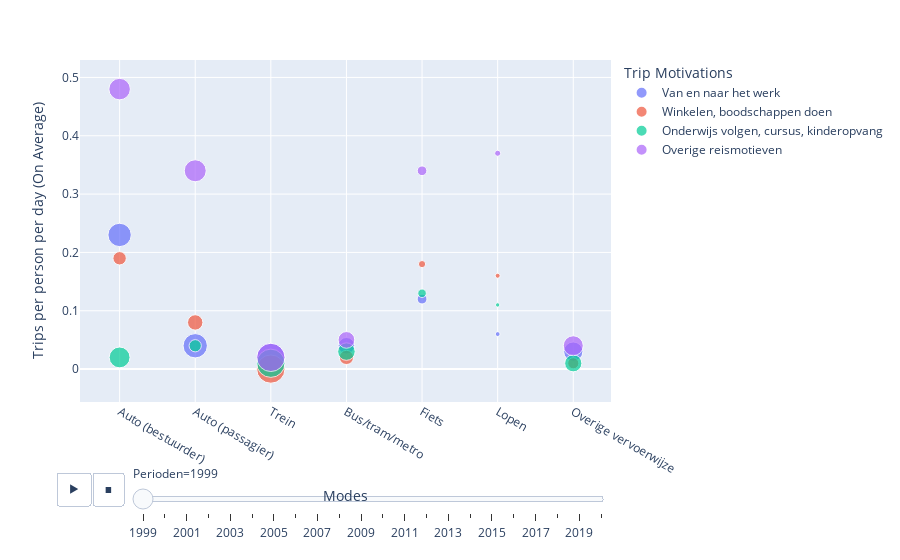

Notebook code for this chart:
### Code cell
df_5 = df[df['Leeftijd']=='Totaal']
df_5 = df_5[df_5['Reismotieven']!='Totaal']
df_5 = df_5[df_5['Vervoerwijzen']!='Totaal']
fig = px.scatter(df_5, x="Vervoerwijzen", y="Ritten per persoon per dag (gemiddeld) (aantal)", animation_frame="Perioden", 
           size=df_5["Afgelegde afstand per rit (gemiddeld) (km)"].clip(0,30), color="Reismotieven",
           labels = {'Vervoerwijzen':'Modes',
           'Ritten per persoon per dag (gemiddeld) (aantal)':'Trips per person per day (On Average)',
           'Reismotieven':'Trip Motivations'})
fig.show()

### Figure 1 — Plotly figure (JSON) as saved in the notebook; plotly's stock layout.template omitted (floating-point values rounded to 4 significant figures)
{"data": [{"hovertemplate": "Trip Motivations=Van en naar het werk<br>Perioden=1999<br>Modes=%{x}<br>Trips per person per day (On Average)=%{y}<br>size=%{marker.size}<extra></extra>", "legendgroup": "Van en naar het werk", "marker": {"color": "#636efa", "size": [20.47, 22.2, 30, 10.23, 3.63, 0.88, 13.86], "sizemode": "area", "sizeref": 0.075, "symbol": "circle"}, "mode": "markers", "name": "Van en naar het werk", "orientation": "v", "showlegend": true, "type": "scatter", "x": ["Auto (bestuurder)", "Auto (passagier)", "Trein", "Bus/tram/metro", "Fiets", "Lopen", "Overige vervoerwijze"], "xaxis": "x", "y": [0.23, 0.04, 0.02, 0.04, 0.12, 0.06, 0.03], "yaxis": "y"}, {"hovertemplate": "Trip Motivations=Winkelen, boodschappen doen<br>Perioden=1999<br>Modes=%{x}<br>Trips per person per day (On Average)=%{y}<br>size=%{marker.size}<extra></extra>", "legendgroup": "Winkelen, boodschappen doen", "marker": {"color": "#EF553B", "size": [6.71, 8.89, 30, 7.61, 1.96, 0.93, 4.63], "sizemode": "area", "sizeref": 0.075, "symbol": "circle"}, "mode": "markers", "name": "Winkelen, boodschappen doen", "orientation": "v", "showlegend": true, "type": "scatter", "x": ["Auto (bestuurder)", "Auto (passagier)", "Trein", "Bus/tram/metro", "Fiets", "Lopen", "Overige vervoerwijze"], "xaxis": "x", "y": [0.19, 0.08, 0, 0.02, 0.18, 0.16, 0.01], "yaxis": "y"}, {"hovertemplate": "Trip Motivations=Onderwijs volgen, cursus, kinderopvang<br>Perioden=1999<br>Modes=%{x}<br>Trips per person per day (On Average)=%{y}<br>size=%{marker.size}<extra></extra>", "legendgroup": "Onderwijs volgen, cursus, kinderopvang", "marker": {"color": "#00cc96", "size": [16.33, 5.64, 30, 11.51, 2.75, 0.71, 11.07], "sizemode": "area", "sizeref": 0.075, "symbol": "circle"}, "mode": "markers", "name": "Onderwijs volgen, cursus, kinderopvang", "orientation": "v", "showlegend": true, "type": "scatter", "x": ["Auto (bestuurder)", "Auto (passagier)", "Trein", "Bus/tram/metro", "Fiets", "Lopen", "Overige vervoerwijze"], "xaxis": "x", "y": [0.02, 0.04, 0.01, 0.03, 0.13, 0.11, 0.01], "yaxis": "y"}, {"hovertemplate": "Trip Motivations=Overige reismotieven<br>Perioden=1999<br>Modes=%{x}<br>Trips per person per day (On Average)=%{y}<br>size=%{marker.size}<extra></extra>", "legendgroup": "Overige reismotieven", "marker": {"color": "#ab63fa", "size": [17.32, 18.15, 30, 10.45, 3.51, 1.38, 14.99], "sizemode": "area", "sizeref": 0.075, "symbol": "circle"}, "mode": "markers", "name": "Overige reismotieven", "orientation": "v", "showlegend": true, "type": "scatter", "x": ["Auto (bestuurder)", "Auto (passagier)", "Trein", "Bus/tram/metro", "Fiets", "Lopen", "Overige vervoerwijze"], "xaxis": "x", "y": [0.48, 0.34, 0.02, 0.05, 0.34, 0.37, 0.04], "yaxis": "y"}], "layout": {"legend": {"itemsizing": "constant", "title": {"text": "Trip Motivations"}, "tracegroupgap": 0}, "margin": {"t": 60}, "sliders": [{"active": 0, "currentvalue": {"prefix": "Perioden="}, "len": 0.9, "pad": {"b": 10, "t": 60}, "steps": [{"args": [["1999"], {"frame": {"duration": 0, "redraw": false}, "fromcurrent": true, "mode": "immediate", "transition": {"duration": 0, "easing": "linear"}}], "label": "1999", "method": "animate"}, {"args": [["2000"], {"frame": {"duration": 0, "redraw": false}, "fromcurrent": true, "mode": "immediate", "transition": {"duration": 0, "easing": "linear"}}], "label": "2000", "method": "animate"}, {"args": [["2001"], {"frame": {"duration": 0, "redraw": false}, "fromcurrent": true, "mode": "immediate", "transition": {"duration": 0, "easing": "linear"}}], "label": "2001", "method": "animate"}, {"args": [["2002"], {"frame": {"duration": 0, "redraw": false}, "fromcurrent": true, "mode": "immediate", "transition": {"duration": 0, "easing": "linear"}}], "label": "2002", "method": "animate"}, {"args": [["2003"], {"frame": {"duration": 0, "redraw": false}, "fromcurrent": true, "mode": "immediate", "transition": {"duration": 0, "easing": "linear"}}], "label": "2003", "method": "animate"}, {"args": [["2004"], {"frame": {"duration": 0, "redraw": false}, "fromcurrent": true, "mode": "immediate", "transition": {"duration": 0, "easing": "linear"}}], "label": "2004", "method": "animate"}, {"args": [["2005"], {"frame": {"duration": 0, "redraw": false}, "fromcurrent": true, "mode": "immediate", "transition": {"duration": 0, "easing": "linear"}}], "label": "2005", "method": "animate"}, {"args": [["2006"], {"frame": {"duration": 0, "redraw": false}, "fromcurrent": true, "mode": "immediate", "transition": {"duration": 0, "easing": "linear"}}], "label": "2006", "method": "animate"}, {"args": [["2007"], {"frame": {"duration": 0, "redraw": false}, "fromcurrent": true, "mode": "immediate", "transition": {"duration": 0, "easing": "linear"}}], "label": "2007", "method": "animate"}, {"args": [["2008"], {"frame": {"duration": 0, "redraw": false}, "fromcurrent": true, "mode": "immediate", "transition": {"duration": 0, "easing": "linear"}}], "label": "2008", "method": "animate"}, {"args": [["2009"], {"frame": {"duration": 0, "redraw": false}, "fromcurrent": true, "mode": "immediate", "transition": {"duration": 0, "easing": "linear"}}], "label": "2009", "method": "animate"}, {"args": [["2010"], {"frame": {"duration": 0, "redraw": false}, "fromcurrent": true, "mode": "immediate", "transition": {"duration": 0, "easing": "linear"}}], "label": "2010", "method": "animate"}, {"args": [["2011"], {"frame": {"duration": 0, "redraw": false}, "fromcurrent": true, "mode": "immediate", "transition": {"duration": 0, "easing": "linear"}}], "label": "2011", "method": "animate"}, {"args": [["2012"], {"frame": {"duration": 0, "redraw": false}, "fromcurrent": true, "mode": "immediate", "transition": {"duration": 0, "easing": "linear"}}], "label": "2012", "method": "animate"}, {"args": [["2013"], {"frame": {"duration": 0, "redraw": false}, "fromcurrent": true, "mode": "immediate", "transition": {"duration": 0, "easing": "linear"}}], "label": "2013", "method": "animate"}, {"args": [["2014"], {"frame": {"duration": 0, "redraw": false}, "fromcurrent": true, "mode": "immediate", "transition": {"duration": 0, "easing": "linear"}}], "label": "2014", "method": "animate"}, {"args": [["2015"], {"frame": {"duration": 0, "redraw": false}, "fromcurrent": true, "mode": "immediate", "transition": {"duration": 0, "easing": "linear"}}], "label": "2015", "method": "animate"}, {"args": [["2016"], {"frame": {"duration": 0, "redraw": false}, "fromcurrent": true, "mode": "immediate", "transition": {"duration": 0, "easing": "linear"}}], "label": "2016", "method": "animate"}, {"args": [["2017"], {"frame": {"duration": 0, "redraw": false}, "fromcurrent": true, "mode": "immediate", "transition": {"duration": 0, "easing": "linear"}}], "label": "2017", "method": "animate"}, {"args": [["2018"], {"frame": {"duration": 0, "redraw": false}, "fromcurrent": true, "mode": "immediate", "transition": {"duration": 0, "easing": "linear"}}], "label": "2018", "method": "animate"}, {"args": [["2019"], {"frame": {"duration": 0, "redraw": false}, "fromcurrent": true, "mode": "immediate", "transition": {"duration": 0, "easing": "linear"}}], "label": "2019", "method": "animate"}, {"args": [["2020"], {"frame": {"duration": 0, "redraw": false}, "fromcurrent": true, "mode": "immediate", "transition": {"duration": 0, "easing": "linear"}}], "label": "2020", "method": "animate"}], "x": 0.1, "xanchor": "left", "y": 0, "yanchor": "top"}], "updatemenus": [{"buttons": [{"args": [null, {"frame": {"duration": 500, "redraw": false}, "fromcurrent": true, "mode": "immediate", "transition": {"duration": 500, "easing": "linear"}}], "label": "&#9654;", "method": "animate"}, {"args": [[null], {"frame": {"duration": 0, "redraw": false}, "fromcurrent": true, "mode": "immediate", "transition": {"duration": 0, "easing": "linear"}}], "label": "&#9724;", "method": "animate"}], "direction": "left", "pad": {"r": 10, "t": 70}, "showactive": false, "type": "buttons", "x": 0.1, "xanchor": "right", "y": 0, "yanchor": "top"}], "xaxis": {"anchor": "y", "domain": [0, 1], "title": {"text": "Modes"}}, "yaxis": {"anchor": "x", "domain": [0, 1], "title": {"text": "Trips per person per day (On Average)"}}}}
